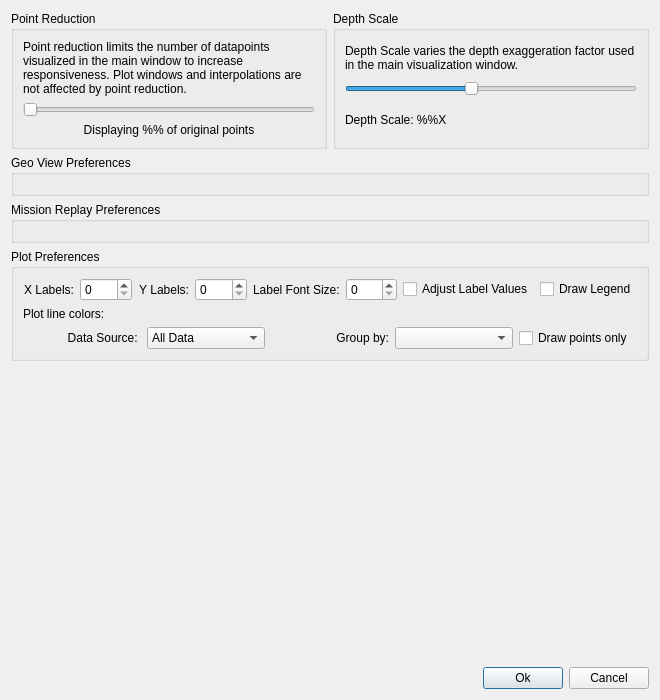
<?xml version="1.0" encoding="UTF-8"?>
<ui version="4.0">
 <class>PreferencesWindow</class>
 <widget class="QDialog" name="PreferencesWindow">
  <property name="geometry">
   <rect>
    <x>0</x>
    <y>0</y>
    <width>660</width>
    <height>700</height>
   </rect>
  </property>
  <property name="sizePolicy">
   <sizepolicy hsizetype="Preferred" vsizetype="Preferred">
    <horstretch>0</horstretch>
    <verstretch>0</verstretch>
   </sizepolicy>
  </property>
  <property name="minimumSize">
   <size>
    <width>660</width>
    <height>700</height>
   </size>
  </property>
  <property name="maximumSize">
   <size>
    <width>660</width>
    <height>700</height>
   </size>
  </property>
  <property name="windowTitle">
   <string>Preferences</string>
  </property>
  <layout class="QVBoxLayout" name="verticalLayout">
   <item>
    <layout class="QHBoxLayout" name="horizontalLayout_4">
     <item>
      <widget class="QGroupBox" name="groupBox">
       <property name="title">
        <string>Point Reduction</string>
       </property>
       <layout class="QVBoxLayout" name="verticalLayout_2">
        <item>
         <widget class="QLabel" name="label">
          <property name="text">
           <string>Point reduction limits the number of datapoints visualized in the main window to increase responsiveness. Plot windows and interpolations are not affected by point reduction.</string>
          </property>
          <property name="wordWrap">
           <bool>true</bool>
          </property>
         </widget>
        </item>
        <item>
         <widget class="QSlider" name="reductionSlider">
          <property name="minimum">
           <number>1</number>
          </property>
          <property name="maximum">
           <number>10</number>
          </property>
          <property name="orientation">
           <enum>Qt::Horizontal</enum>
          </property>
         </widget>
        </item>
        <item>
         <widget class="QLabel" name="reductionLabel">
          <property name="text">
           <string>Displaying %% of original points</string>
          </property>
          <property name="alignment">
           <set>Qt::AlignCenter</set>
          </property>
         </widget>
        </item>
       </layout>
      </widget>
     </item>
     <item>
      <widget class="QGroupBox" name="groupBox_2">
       <property name="title">
        <string>Depth Scale</string>
       </property>
       <layout class="QVBoxLayout" name="verticalLayout_3">
        <item>
         <widget class="QLabel" name="label_3">
          <property name="text">
           <string>Depth Scale varies the depth exaggeration factor used in the main visualization window.</string>
          </property>
          <property name="wordWrap">
           <bool>true</bool>
          </property>
         </widget>
        </item>
        <item>
         <widget class="QSlider" name="scaleSlider">
          <property name="minimum">
           <number>1</number>
          </property>
          <property name="maximum">
           <number>15</number>
          </property>
          <property name="value">
           <number>7</number>
          </property>
          <property name="orientation">
           <enum>Qt::Horizontal</enum>
          </property>
         </widget>
        </item>
        <item>
         <widget class="QLabel" name="scaleLabel">
          <property name="text">
           <string>Depth Scale: %%X</string>
          </property>
         </widget>
        </item>
       </layout>
      </widget>
     </item>
    </layout>
   </item>
   <item>
    <widget class="QGroupBox" name="geoDataBox">
     <property name="title">
      <string>Geo View Preferences</string>
     </property>
     <layout class="QHBoxLayout" name="horizontalLayout_3"/>
    </widget>
   </item>
   <item>
    <widget class="QGroupBox" name="NavigationViewBox">
     <property name="title">
      <string>Mission Replay Preferences</string>
     </property>
     <layout class="QHBoxLayout" name="horizontalLayout_2"/>
    </widget>
   </item>
   <item>
    <widget class="QGroupBox" name="plotBox">
     <property name="title">
      <string>Plot Preferences</string>
     </property>
     <layout class="QVBoxLayout" name="verticalLayout_4">
      <item>
       <layout class="QHBoxLayout" name="plotColorsBox"/>
      </item>
      <item>
       <layout class="QHBoxLayout" name="horizontalLayout_5">
        <item>
         <widget class="QLabel" name="label_5">
          <property name="layoutDirection">
           <enum>Qt::LeftToRight</enum>
          </property>
          <property name="text">
           <string>X Labels:</string>
          </property>
          <property name="alignment">
           <set>Qt::AlignRight|Qt::AlignTrailing|Qt::AlignVCenter</set>
          </property>
         </widget>
        </item>
        <item>
         <widget class="QSpinBox" name="xLabelsBox"/>
        </item>
        <item>
         <widget class="QLabel" name="label_6">
          <property name="text">
           <string>Y Labels:</string>
          </property>
          <property name="alignment">
           <set>Qt::AlignRight|Qt::AlignTrailing|Qt::AlignVCenter</set>
          </property>
         </widget>
        </item>
        <item>
         <widget class="QSpinBox" name="yLabelsBox"/>
        </item>
        <item>
         <widget class="QLabel" name="label_4">
          <property name="text">
           <string>Label Font Size:</string>
          </property>
         </widget>
        </item>
        <item>
         <widget class="QSpinBox" name="labelFontSizeBox"/>
        </item>
        <item>
         <widget class="QCheckBox" name="plotAdjustLabelsChoice">
          <property name="text">
           <string>Adjust Label Values</string>
          </property>
         </widget>
        </item>
        <item>
         <widget class="QCheckBox" name="plotLegendChoice">
          <property name="text">
           <string>Draw Legend</string>
          </property>
         </widget>
        </item>
       </layout>
      </item>
      <item>
       <layout class="QHBoxLayout" name="plotColorLayout">
        <item>
         <widget class="QLabel" name="label_2">
          <property name="text">
           <string>Plot line colors:</string>
          </property>
         </widget>
        </item>
       </layout>
      </item>
      <item>
       <layout class="QHBoxLayout" name="horizontalLayout_7">
        <item>
         <widget class="QLabel" name="label_7">
          <property name="text">
           <string>Data Source: </string>
          </property>
          <property name="alignment">
           <set>Qt::AlignRight|Qt::AlignTrailing|Qt::AlignVCenter</set>
          </property>
         </widget>
        </item>
        <item>
         <widget class="QComboBox" name="plotSourceBox">
          <item>
           <property name="text">
            <string>All Data</string>
           </property>
          </item>
          <item>
           <property name="text">
            <string>Filtered Data</string>
           </property>
          </item>
          <item>
           <property name="text">
            <string>Selected Data</string>
           </property>
          </item>
         </widget>
        </item>
        <item>
         <widget class="QLabel" name="label_8">
          <property name="text">
           <string>Group by:</string>
          </property>
          <property name="alignment">
           <set>Qt::AlignRight|Qt::AlignTrailing|Qt::AlignVCenter</set>
          </property>
         </widget>
        </item>
        <item>
         <widget class="QComboBox" name="plotGroupingBox"/>
        </item>
        <item>
         <widget class="QCheckBox" name="plotPointsChoice">
          <property name="text">
           <string>Draw points only</string>
          </property>
         </widget>
        </item>
       </layout>
      </item>
     </layout>
    </widget>
   </item>
   <item>
    <spacer name="verticalSpacer">
     <property name="orientation">
      <enum>Qt::Vertical</enum>
     </property>
     <property name="sizeHint" stdset="0">
      <size>
       <width>20</width>
       <height>40</height>
      </size>
     </property>
    </spacer>
   </item>
   <item>
    <layout class="QHBoxLayout" name="horizontalLayout">
     <item>
      <spacer name="horizontalSpacer">
       <property name="orientation">
        <enum>Qt::Horizontal</enum>
       </property>
       <property name="sizeHint" stdset="0">
        <size>
         <width>40</width>
         <height>20</height>
        </size>
       </property>
      </spacer>
     </item>
     <item>
      <widget class="QPushButton" name="okButton">
       <property name="text">
        <string>Ok</string>
       </property>
      </widget>
     </item>
     <item>
      <widget class="QPushButton" name="cancelButton">
       <property name="text">
        <string>Cancel</string>
       </property>
      </widget>
     </item>
    </layout>
   </item>
  </layout>
 </widget>
 <resources/>
 <connections/>
</ui>
